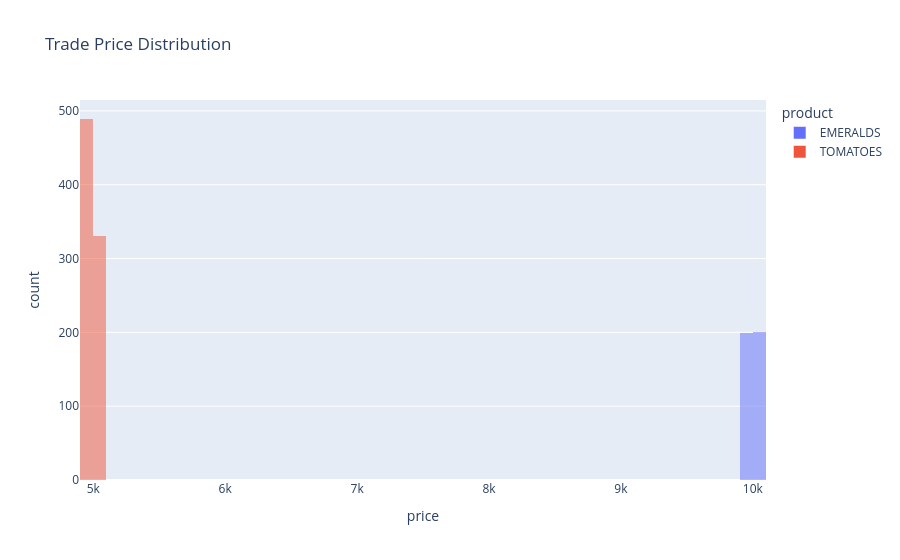

Source (notebook cell):
### Code cell
fig_trade_price = px.histogram(
    trades,
    x='price',
    color='product',
    barmode='overlay',
    nbins=60,
    title='Trade Price Distribution',
)
fig_trade_price.show()

### Figure 1 — Plotly figure (JSON) as saved in the notebook; plotly's stock layout.template omitted (floating-point values rounded to 4 significant figures; data arrays with more than 128 entries replaced by an {"elided": "..."} marker saying what was removed)
{"data": [{"bingroup": "x", "hovertemplate": "product=EMERALDS<br>price=%{x}<br>count=%{y}<extra></extra>", "legendgroup": "EMERALDS", "marker": {"color": "#636efa", "opacity": 0.5, "pattern": {"shape": ""}}, "name": "EMERALDS", "nbinsx": 60, "orientation": "v", "showlegend": true, "x": {"elided": "399 float values"}, "xaxis": "x", "yaxis": "y", "type": "histogram"}, {"bingroup": "x", "hovertemplate": "product=TOMATOES<br>price=%{x}<br>count=%{y}<extra></extra>", "legendgroup": "TOMATOES", "marker": {"color": "#EF553B", "opacity": 0.5, "pattern": {"shape": ""}}, "name": "TOMATOES", "nbinsx": 60, "orientation": "v", "showlegend": true, "x": {"elided": "820 float values"}, "xaxis": "x", "yaxis": "y", "type": "histogram"}], "layout": {"xaxis": {"anchor": "y", "domain": [0.0, 1.0], "title": {"text": "price"}}, "yaxis": {"anchor": "x", "domain": [0.0, 1.0], "title": {"text": "count"}}, "legend": {"title": {"text": "product"}, "tracegroupgap": 0}, "title": {"text": "Trade Price Distribution"}, "barmode": "overlay"}}
